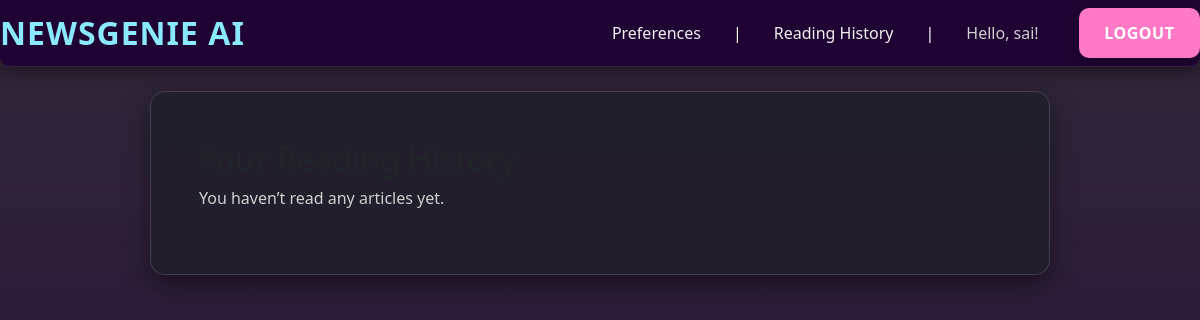
The page /reading-history/ (signed in) on the database as committed earlier.
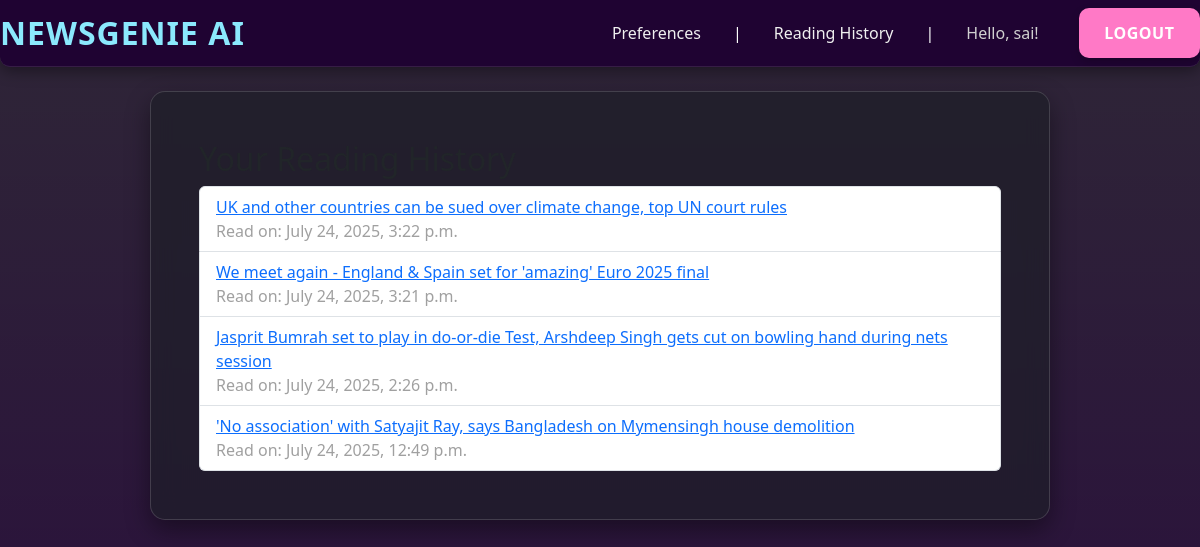
The same page on the database as committed later.
### news/models.py (models this page shows, shortened)
class ReadingHistory(models.Model):
    user = models.ForeignKey(User, on_delete=models.CASCADE)
    article = models.ForeignKey('Article', on_delete=models.CASCADE)
    timestamp = models.DateTimeField(auto_now_add=True)
    class Meta:
        ordering = ['-timestamp']
        unique_together = ('user', 'article')

class Article(models.Model):
    title = models.CharField(max_length=200)
    content = models.TextField()
    category = models.ForeignKey(Category, on_delete=models.SET_NULL, null=True, blank=True)
    published_date = models.DateTimeField(default=timezone.now)
    created_at = models.DateTimeField(auto_now_add=True)
    audio_file = models.FileField(upload_to='audio/', blank=True, null=True)
    image = models.ImageField(upload_to='articles/', blank=True, null=True)
    author = models.CharField(max_length=255, default="Unknown Source")
    publication_date = models.DateTimeField(null=True, blank=True)
    link = models.URLField(max_length=500, unique=True, null=True, blank=True)
    source = models.CharField(max_length=100, default='Unknown')
    categories = models.ManyToManyField('Category', related_name='multi_articles')
    summary = models.TextField(blank=True, null=True)
    is_summary_generated = models.BooleanField(default=False)
    approved = models.BooleanField(default=False)  # ✅ New field
    audio_file = models.FileField(upload_to='news_audio/', blank=True, null=True)
    def approved_status(self):
        return "Approved" if self.approved else "Pending"
    approved_status.boolean = True
    approved_status.short_description = "Status"
    class Meta:
        ordering = ['-published_date']

### news/views.py (the view)
# urls.py: path('reading-history/', reading_history_view, name='reading_history'),  # ✅ function-based view
@login_required
def reading_history_view(request):
    history = ReadingHistory.objects.filter(user=request.user).select_related('article').order_by('-timestamp')
    return render(request, 'news/reading_history.html', {'history': history})

### news/templates/news/reading_history.html
{% extends "base.html" %}
{% block content %}
    <div class="container mt-4">
        <h2>Your Reading History</h2>
        {% if history %}
            <ul class="list-group">
                {% for item in history %}
                    <li class="list-group-item">
                        <a href="{% url 'news:article_detail' item.article.pk %}">{{ item.article.title }}</a>
                        <br>
                        <small class="text-muted">Read on: {{ item.timestamp|date:"F j, Y, g:i a" }}</small>
                    </li>
                {% endfor %}
            </ul>
        {% else %}
            <p>You haven’t read any articles yet.</p>
        {% endif %}
    </div>
{% endblock %}

Rows that differ between the two databases and show on the page:
added ReadingHistory: article "UK and other countries can be sued over climate change, top UN court rules", timestamp "July 24, 2025, 3:22 p.m."
added ReadingHistory: article "We meet again - England & Spain set for 'amazing' Euro 2025 final", timestamp "July 24, 2025, 3:21 p.m."
added ReadingHistory: article "Jasprit Bumrah set to play in do-or-die Test, Arshdeep Singh gets cut on bowling hand during nets session", timestamp "July 24, 2025, 2:26 p.m."
added ReadingHistory: article "'No association' with Satyajit Ray, says Bangladesh on Mymensingh house demolition", timestamp "July 24, 2025, 12:49 p.m."
Other text that changed with them:
text no longer shown: "You haven’t read any articles yet."
